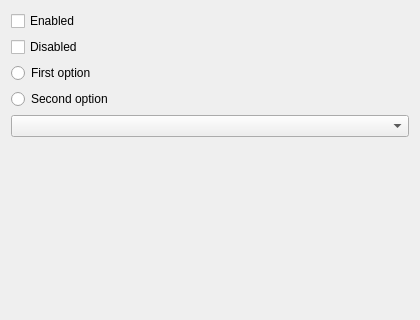
<?xml version="1.0" encoding="UTF-8"?>
<ui version="4.0"><class>Dialog</class><widget class="QDialog" name="Dialog"><property name="geometry"><rect><x>0</x><y>0</y><width>420</width><height>320</height></rect></property><property name="windowTitle"><string>Checks 5</string></property><layout class="QVBoxLayout" name="verticalLayout"><property name="leftMargin"><number>11</number></property><property name="topMargin"><number>11</number></property><property name="rightMargin"><number>11</number></property><property name="bottomMargin"><number>11</number></property><property name="spacing"><number>6</number></property><item><widget class="QCheckBox" name="check_1"><property name="text"><string>Enabled</string></property><property name="checked"><bool>false</bool></property></widget></item><item><widget class="QCheckBox" name="check_2"><property name="text"><string>Disabled</string></property><property name="checked"><bool>false</bool></property></widget></item><item><widget class="QRadioButton" name="radio_1"><property name="text"><string>First option</string></property><property name="checked"><bool>false</bool></property></widget></item><item><widget class="QRadioButton" name="radio_2"><property name="text"><string>Second option</string></property><property name="checked"><bool>false</bool></property></widget></item><item><widget class="QComboBox" name="combo"></widget></item><item><spacer name="verticalSpacer"><property name="orientation"><enum>Qt::Orientation::Vertical</enum></property><property name="sizeHint" stdset="0"><size><width>40</width><height>20</height></size></property></spacer></item></layout></widget></ui>
